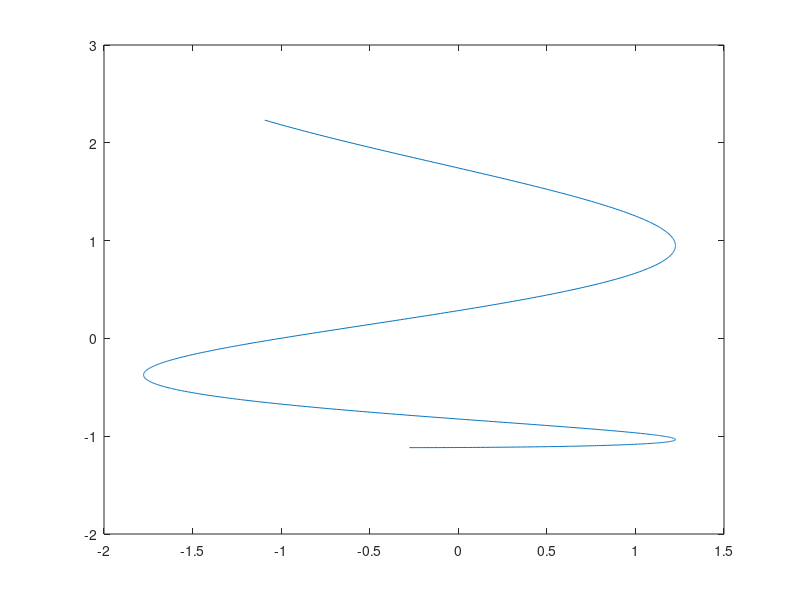

This figure's MATLAB source: (Note: this script raises an error after producing the figure.)
X=  0:0.01:10;
y1 = sin(X)*0.5;
y2  = X.^2;

Y = [y1', y2'];

X = normalize(X);
Y = normalize(Y);

plot(Y(:,1),Y(:,2));

[model,fmodel]=k_model(Y',X,4,1,1,1);
y_est = fmodel(X);
err(o) = mean(sum((y_est-Y).^2,2))


hold on;
plot(y_est(:,1),y_est(:,2));


[lmod,lfmod]=k_model(Y,X',1,1,1,1);
yl_est = lfmod(X');

plot(yl_est(:,1),yl_est(:,2));

n = 500;

sp = lfmod(X(n));
line([yl_est(n,1),Y(n,1)],[yl_est(n,2),Y(n,2)]);
